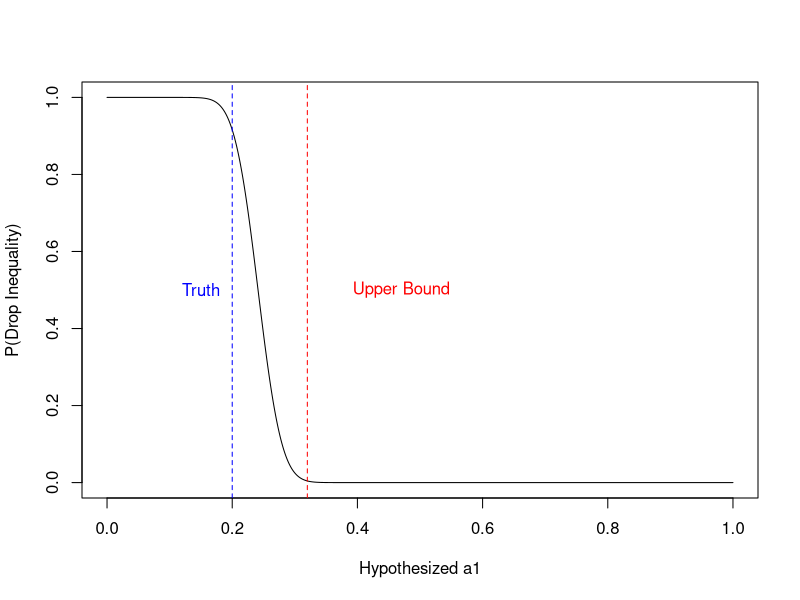
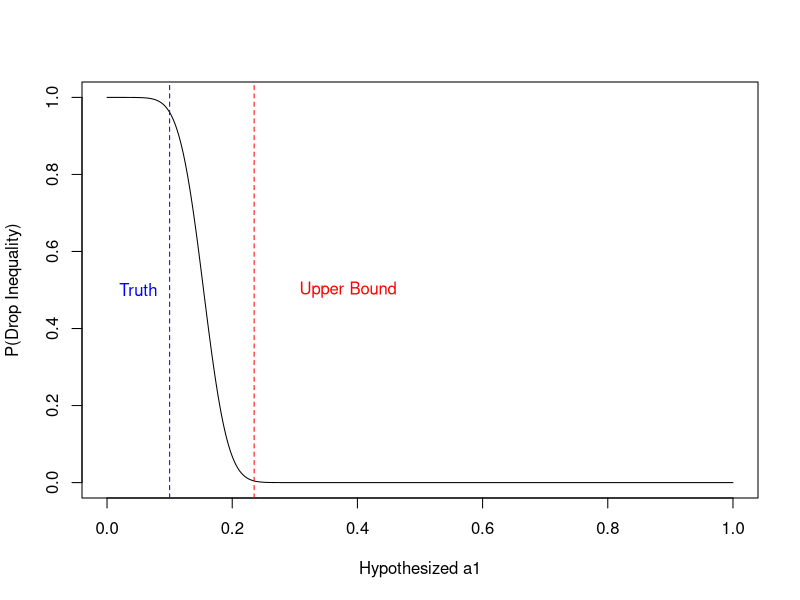
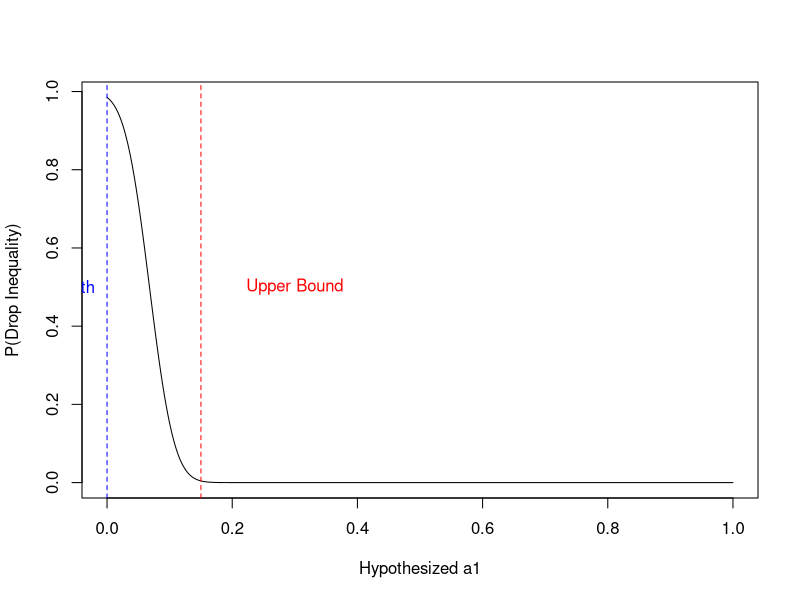

Reproduce these figures in R, in order.
# Exact calculations for special case of Molinari procedure

# Moment selection step plot
GMS_plot <- function(a1, n, p1_star = 0.85, q = 1/2){
  pi_bar <- q * p1_star
  a1_seq <- seq(0, 1, 0.001)
  Delta <- sqrt(n) * (pi_bar * (1 - a1) - q * (1 - a1_seq)) /  
    sqrt(pi_bar * (1 - a1) * (1 - (1 - a1) * pi_bar))
  plot(a1_seq, pnorm(-(sqrt(log(n)) + Delta)), type = 'l',
     xlab = 'Hypothesized a1', ylab = 'P(Drop Inequality)') 
  abline(v = a1, lty = 2, col = 'blue') 
  text(a1 - 0.05, 0.5, labels = 'Truth', col = 'blue') 
  abline(v = 1 - p1_star * (1 - a1), lty = 2, col = 'red') 
  text(1 - p1_star * (1 - a1) + 0.15, 0.5, labels = 'Upper Bound', col = 'red')
}

GMS_plot(0.2, 1000)
GMS_plot(0.1, 1000)
GMS_plot(0.0, 1000)


m11 <- function(delta = 0.15, rho = 0.5){
  a <- -qnorm(1 - delta)
  f <- function(x) x * dnorm(x) * (1 - pnorm((a - rho * x) / sqrt(1 - rho^2)))
  integrate(f, -Inf, Inf)$value / (1 - pnorm(a))
}

# Derivative D when we exclude the inequality
D <- function(a1_eval, beta_eval, a1_true, beta_true, 
              q = 0.5, delta = 0.15, rho = 0.5, sigma_epsilon = 1){
  c_bar <- m11(delta, rho)
  p1_star <- 1 - delta
  pi_bar <- q * p1_star
  
  mu <- pi_bar * c(1 - a1_true, beta_true)
  s11 <- (1 - a1_true) * pi_bar * (1 - (1 - a1_true) * pi_bar)
  s12 <- (1 - a1_true) * pi_bar * (c_bar + beta_true * (1 - pi_bar))
  s22 <- pi_bar * beta_true * ((1 - pi_bar) + 2 * c_bar) + q * sigma_epsilon^2
  M <- matrix(c(s11, s12,
                s12, s22), 2, 2, byrow = TRUE)
  
  nu <- c(-beta_eval / (1 - a1_eval) , 1)
  
  K1 <- drop(1 / sqrt(t(nu) %*% M %*% nu))
  K2 <- drop(t(nu) %*% mu / (t(nu) %*% M %*% nu))
  
  out <- K1 * (mu[1] - K2 * drop(t(nu) %*% M[, 1, drop = FALSE])) * 
    -beta_eval / ((1 - a1_eval)^2)
  return(out)
}

a1_true <- 0.1
beta_true <- 0.1
Wald <- beta_true / (1 - a1_true)
D1 <- function(a1_eval, beta_eval) {
  D(a1_eval, beta_eval, a1_true = a1_true, beta_true = beta_true)
}

r <- 2.8
1.96 - 2.8 * abs(D1(0, Wald))
1.96 - 2.8 * abs(D1(0, Wald + 0.1))
1.96 - 2.8 * abs(D1(0, Wald + 0.01))
1.96 - 2.8 * abs(D1(0, Wald + 0.001))

